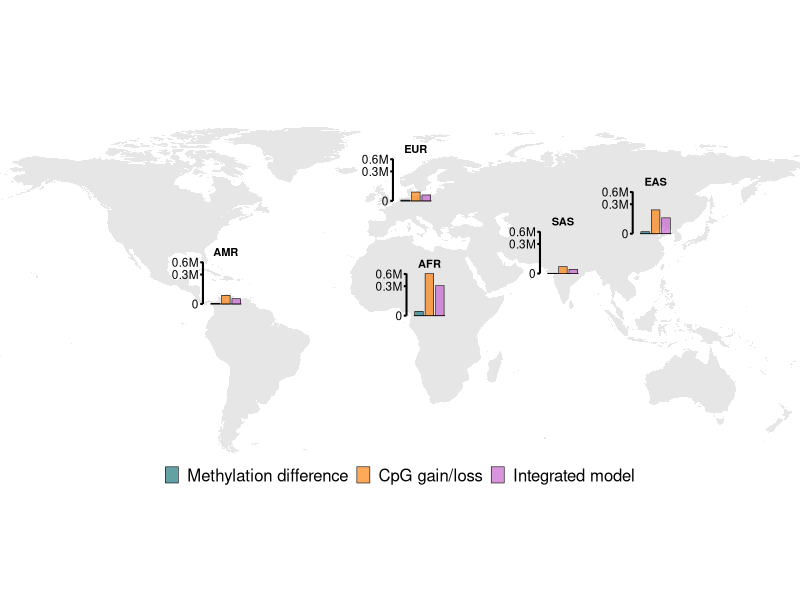

The R source for this figure:
library(ggplot2)
library(dplyr)
library(tidyr)
library(maps)
library(scales)
library(grid)

continental_df <- tibble(
  continental_group = c("AFR", "AMR", "EAS", "EUR", "SAS"),
  longitude = c(18, -72, 118, 12, 77),
  latitude  = c(3, 8, 38, 52, 21),
  
  `Methylation difference` = c(
    6170, 148, 1417, 248, 26
  ),
  
  `Integrated model` = c(
    311627, 9430, 86946, 12267, 5939
  ),
  
  `CpG gain/loss` = c(
    613983, 25790, 195965, 27172, 16335
  )
)

plot_df <- continental_df %>%
  pivot_longer(
    cols = c(
      `Methylation difference`,
      `CpG gain/loss`,
      `Integrated model`
    ),
    names_to = "category",
    values_to = "value"
  ) %>%
  mutate(
    category = factor(
      category,
      levels = c(
        "Methylation difference",
        "CpG gain/loss",
        "Integrated model"
      )
    )
  )

bar_height_max <- 18
bar_width      <- 3.8
bar_spacing    <- 4.6

max_transformed <- max(sqrt(plot_df$value), na.rm = TRUE)

plot_df <- plot_df %>%
  mutate(
    category_number = as.numeric(category),
    
    bar_x = longitude + (category_number - 2) * bar_spacing,
    
    xmin = bar_x - bar_width / 2,
    xmax = bar_x + bar_width / 2,
    
    ymin = latitude,
    ymax = latitude + sqrt(value) / max_transformed * bar_height_max
  )

label_df <- continental_df %>%
  mutate(
    label_y = latitude + bar_height_max + 4.2
  )

world_map <- map_data("world") %>%
  filter(region != "Antarctica")

bar_colours <- c(
  "Methylation difference" = "#0e7175",
  "CpG gain/loss"          = "#fd7901",
  "Integrated model"       = "#c35bca"
)

# -----------------------------------
# Mini y-axis for each continent
# -----------------------------------
axis_breaks <- c(0, 300000, 600000)

axis_df <- continental_df %>%
  mutate(
    axis_x = longitude - 2.2 * bar_spacing   # put axis left of 3 bars
  ) %>%
  tidyr::crossing(value = axis_breaks) %>%
  mutate(
    y = latitude + sqrt(value) / max_transformed * bar_height_max,
    label = case_when(
      value == 0 ~ "0",
      # value == 200000 ~ "0.2M",
      # value == 400000 ~ "0.4M",
      value == 300000 ~ "0.3M",
      value == 600000 ~ "0.6M"
    )
  )

axis_line_df <- continental_df %>%
  mutate(
    axis_x = longitude - 2.2 * bar_spacing,
    y0 = latitude,
    y1 = latitude + bar_height_max
  )

p_map <- ggplot() +
  geom_polygon(
    data = world_map,
    aes(x = long, y = lat, group = group),
    fill = "#E6E6E6",
    colour = NA
  ) +
  
  # baseline under each continent group
  geom_segment(
    data = continental_df,
    aes(
      x = longitude - 1.5 * bar_spacing,
      xend = longitude + 1.5 * bar_spacing,
      y = latitude,
      yend = latitude
    ),
    linewidth = 0.3,
    colour = "black"
  ) +
  
  # bars
  geom_rect(
    data = plot_df,
    aes(
      xmin = xmin,
      xmax = xmax,
      ymin = ymin,
      ymax = ymax,
      fill = category
    ),
    colour = "black",
    alpha = 0.65,
    linewidth = 0.2
  ) +
  
  # continent labels
  geom_text(
    data = label_df,
    aes(
      x = longitude,
      y = label_y,
      label = continental_group
    ),
    size = 2.8,
    fontface = "bold",
    colour = "black"
  ) +
  
  # local vertical axis line for each continent
  geom_segment(
    data = axis_line_df,
    aes(
      x = axis_x, xend = axis_x,
      y = y0, yend = y1
    ),
    linewidth = 0.7,
    colour = "black"
  ) +
  
  # local axis tick marks
  geom_segment(
    data = axis_df,
    aes(
      x = axis_x - 1.2,
      xend = axis_x,
      y = y,
      yend = y
    ),
    linewidth = 0.7,
    colour = "black"
  ) +
  
  # local axis labels
  geom_text(
    data = axis_df,
    aes(
      x = axis_x - 1.8,
      y = y,
      label = label
    ),
    hjust = 1,
    size = 3,
    colour = "black"
  ) +
  
  scale_fill_manual(
    values = bar_colours,
    name = NULL
  ) +
  coord_quickmap(
    xlim = c(-170, 180),
    ylim = c(-58, 88),
    expand = FALSE,
    clip = "off"
  ) +
  labs(
    x = NULL,
    y = NULL
  ) +
  guides(
    fill = guide_legend(
      nrow = 1,
      byrow = TRUE
    )
  ) +
  theme_void(base_size = 12) +
  theme(
    legend.position = "bottom",
    legend.text = element_text(
      size = 12,
      colour = "black"
    ),
    legend.key.size = unit(0.35, "cm"),
    plot.margin = margin(2, 3, 2, 3)
  )

ggsave(
  "world_map_population_specific_CpGs_1vsother_p_axis_each_continent.pdf",
  plot = p_map,
  width = 5.8,
  height = 3.6
)
